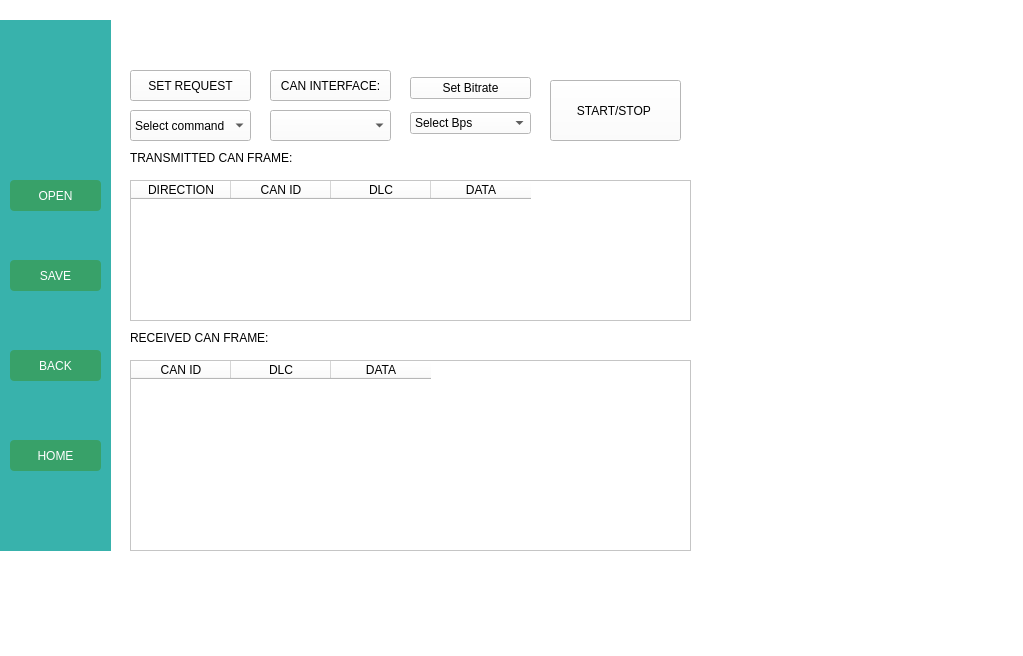
<?xml version="1.0" encoding="UTF-8"?>
<ui version="4.0">
 <class>Mazda_RTR</class>
 <widget class="QDialog" name="Mazda_RTR">
  <property name="geometry">
   <rect>
    <x>0</x>
    <y>0</y>
    <width>1023</width>
    <height>656</height>
   </rect>
  </property>
  <property name="windowTitle">
   <string>Dialog</string>
  </property>
  <property name="styleSheet">
   <string notr="true">background-color: rgb(255, 255, 255);</string>
  </property>
  <widget class="QWidget" name="sidebar" native="true">
   <property name="geometry">
    <rect>
     <x>0</x>
     <y>20</y>
     <width>111</width>
     <height>531</height>
    </rect>
   </property>
   <property name="styleSheet">
    <string notr="true">background-color: #38B2AC;
</string>
   </property>
   <widget class="QPushButton" name="buttonHome">
    <property name="geometry">
     <rect>
      <x>10</x>
      <y>420</y>
      <width>91</width>
      <height>31</height>
     </rect>
    </property>
    <property name="styleSheet">
     <string notr="true">background-color: #38A169; color: white;
border-radius: 4px;</string>
    </property>
    <property name="text">
     <string>HOME</string>
    </property>
   </widget>
   <widget class="QPushButton" name="buttonSave">
    <property name="geometry">
     <rect>
      <x>10</x>
      <y>240</y>
      <width>91</width>
      <height>31</height>
     </rect>
    </property>
    <property name="styleSheet">
     <string notr="true">background-color: #38A169; color: white;
border-radius: 4px;</string>
    </property>
    <property name="text">
     <string>SAVE</string>
    </property>
   </widget>
   <widget class="QLabel" name="labelMazda">
    <property name="geometry">
     <rect>
      <x>10</x>
      <y>10</y>
      <width>91</width>
      <height>101</height>
     </rect>
    </property>
    <property name="styleSheet">
     <string notr="true">image: url(:/Assets/result_mazda-logo-2018-vertical-download.png);</string>
    </property>
    <property name="text">
     <string/>
    </property>
   </widget>
   <widget class="QPushButton" name="buttonOpen">
    <property name="geometry">
     <rect>
      <x>10</x>
      <y>160</y>
      <width>91</width>
      <height>31</height>
     </rect>
    </property>
    <property name="styleSheet">
     <string notr="true">background-color: #38A169; color: white;
border-radius: 4px;</string>
    </property>
    <property name="text">
     <string>OPEN</string>
    </property>
   </widget>
   <widget class="QPushButton" name="buttonReturn">
    <property name="geometry">
     <rect>
      <x>10</x>
      <y>330</y>
      <width>91</width>
      <height>31</height>
     </rect>
    </property>
    <property name="styleSheet">
     <string notr="true">background-color: #38A169; color: white;
border-radius: 4px;</string>
    </property>
    <property name="text">
     <string>BACK</string>
    </property>
   </widget>
   <zorder>buttonHome</zorder>
   <zorder>buttonSave</zorder>
   <zorder>labelMazda</zorder>
   <zorder>buttonReturn</zorder>
   <zorder>buttonOpen</zorder>
  </widget>
  <widget class="QLabel" name="labelCOM_3">
   <property name="geometry">
    <rect>
     <x>130</x>
     <y>150</y>
     <width>211</width>
     <height>16</height>
    </rect>
   </property>
   <property name="styleSheet">
    <string notr="true">font: 12pt &quot;Segoe UI&quot;;
color: black;</string>
   </property>
   <property name="text">
    <string>TRANSMITTED CAN FRAME:</string>
   </property>
  </widget>
  <widget class="QTableWidget" name="tableWidgetRequest">
   <property name="geometry">
    <rect>
     <x>130</x>
     <y>180</y>
     <width>561</width>
     <height>141</height>
    </rect>
   </property>
   <column>
    <property name="text">
     <string>DIRECTION</string>
    </property>
   </column>
   <column>
    <property name="text">
     <string>CAN ID</string>
    </property>
   </column>
   <column>
    <property name="text">
     <string>DLC</string>
    </property>
   </column>
   <column>
    <property name="text">
     <string>DATA</string>
    </property>
   </column>
  </widget>
  <widget class="QLabel" name="labelCOM_4">
   <property name="geometry">
    <rect>
     <x>130</x>
     <y>330</y>
     <width>191</width>
     <height>16</height>
    </rect>
   </property>
   <property name="styleSheet">
    <string notr="true">font: 12pt &quot;Segoe UI&quot;;
color: black;</string>
   </property>
   <property name="text">
    <string>RECEIVED CAN FRAME:</string>
   </property>
  </widget>
  <widget class="QTableWidget" name="tableWidgetResponse">
   <property name="geometry">
    <rect>
     <x>130</x>
     <y>360</y>
     <width>561</width>
     <height>191</height>
    </rect>
   </property>
   <column>
    <property name="text">
     <string>CAN ID</string>
    </property>
   </column>
   <column>
    <property name="text">
     <string>DLC</string>
    </property>
   </column>
   <column>
    <property name="text">
     <string>DATA</string>
    </property>
   </column>
  </widget>
  <widget class="QComboBox" name="comboBoxRequest">
   <property name="geometry">
    <rect>
     <x>130</x>
     <y>110</y>
     <width>121</width>
     <height>31</height>
    </rect>
   </property>
   <item>
    <property name="text">
     <string>Select command</string>
    </property>
   </item>
   <item>
    <property name="text">
     <string>Vehicle Speed</string>
    </property>
   </item>
   <item>
    <property name="text">
     <string>Engine Speed </string>
    </property>
   </item>
   <item>
    <property name="text">
     <string>Diagnostic</string>
    </property>
   </item>
   <item>
    <property name="text">
     <string>Engine load</string>
    </property>
   </item>
   <item>
    <property name="text">
     <string>Engine coolant temperature</string>
    </property>
   </item>
   <item>
    <property name="text">
     <string>Fuel pressure</string>
    </property>
   </item>
   <item>
    <property name="text">
     <string>Intake air temperature</string>
    </property>
   </item>
   <item>
    <property name="text">
     <string>air flow rate</string>
    </property>
   </item>
   <item>
    <property name="text">
     <string>Throttle position</string>
    </property>
   </item>
   <item>
    <property name="text">
     <string>Run time since engine start</string>
    </property>
   </item>
   <item>
    <property name="text">
     <string/>
    </property>
   </item>
   <item>
    <property name="text">
     <string/>
    </property>
   </item>
   <item>
    <property name="text">
     <string/>
    </property>
   </item>
  </widget>
  <widget class="QComboBox" name="cmbCANInterface">
   <property name="geometry">
    <rect>
     <x>270</x>
     <y>110</y>
     <width>121</width>
     <height>31</height>
    </rect>
   </property>
  </widget>
  <widget class="QPushButton" name="btCANInterface">
   <property name="geometry">
    <rect>
     <x>270</x>
     <y>70</y>
     <width>121</width>
     <height>31</height>
    </rect>
   </property>
   <property name="text">
    <string>CAN INTERFACE:</string>
   </property>
  </widget>
  <widget class="QPushButton" name="BtnSetRequest">
   <property name="geometry">
    <rect>
     <x>130</x>
     <y>70</y>
     <width>121</width>
     <height>31</height>
    </rect>
   </property>
   <property name="text">
    <string>SET REQUEST</string>
   </property>
  </widget>
  <widget class="QPushButton" name="pushButton">
   <property name="geometry">
    <rect>
     <x>550</x>
     <y>80</y>
     <width>131</width>
     <height>61</height>
    </rect>
   </property>
   <property name="text">
    <string>START/STOP </string>
   </property>
   <property name="checkable">
    <bool>true</bool>
   </property>
  </widget>
  <widget class="QWidget" name="layoutWidget">
   <property name="geometry">
    <rect>
     <x>410</x>
     <y>70</y>
     <width>121</width>
     <height>71</height>
    </rect>
   </property>
   <layout class="QVBoxLayout" name="verticalLayout">
    <item>
     <widget class="QPushButton" name="pushButton_2">
      <property name="text">
       <string>Set Bitrate</string>
      </property>
     </widget>
    </item>
    <item>
     <widget class="QComboBox" name="Cmbbitrate">
      <item>
       <property name="text">
        <string>Select Bps</string>
       </property>
      </item>
      <item>
       <property name="text">
        <string>125000</string>
       </property>
      </item>
      <item>
       <property name="text">
        <string>250000</string>
       </property>
      </item>
      <item>
       <property name="text">
        <string>500000</string>
       </property>
      </item>
      <item>
       <property name="text">
        <string>1000000</string>
       </property>
      </item>
      <item>
       <property name="text">
        <string>2000000</string>
       </property>
      </item>
     </widget>
    </item>
   </layout>
  </widget>
 </widget>
 <resources/>
 <connections/>
</ui>
